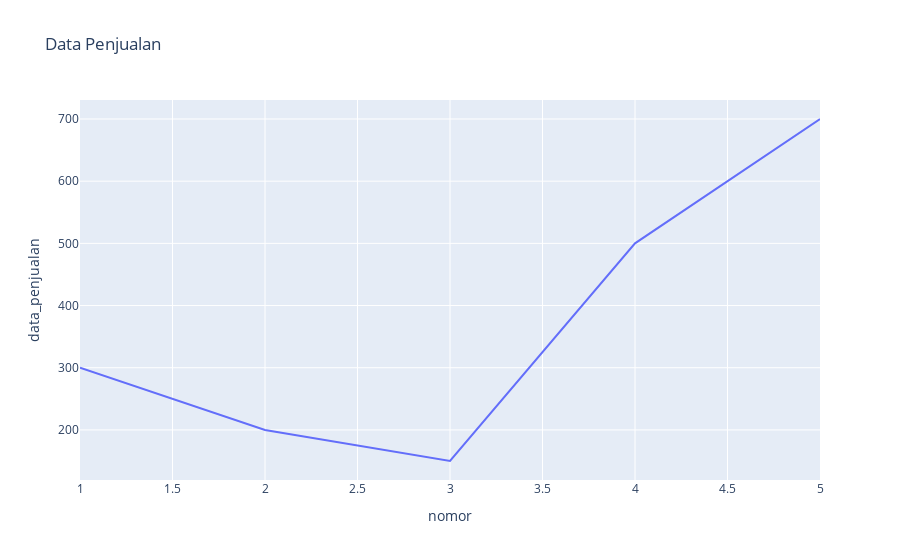

Notebook source saved alongside this figure:
### Code cell
# Membuat plot dengan dictionary
data = {"nomor": [1, 2, 3, 4, 5], "data_penjualan": [300, 200, 150, 500, 700]}
df = pd.DataFrame(data)

chart = px.line(df, x="nomor", y="data_penjualan", title="Data Penjualan")
chart.show()

### Figure 1 — Plotly figure (JSON) as saved in the notebook; plotly's stock layout.template omitted (floating-point values rounded to 4 significant figures)
{"data": [{"hovertemplate": "nomor=%{x}<br>data_penjualan=%{y}<extra></extra>", "legendgroup": "", "line": {"color": "#636efa", "dash": "solid"}, "marker": {"symbol": "circle"}, "mode": "lines", "name": "", "orientation": "v", "showlegend": false, "type": "scatter", "x": [1, 2, 3, 4, 5], "xaxis": "x", "y": [300, 200, 150, 500, 700], "yaxis": "y"}], "layout": {"autosize": true, "legend": {"tracegroupgap": 0}, "title": {"text": "Data Penjualan"}, "xaxis": {"anchor": "y", "autorange": true, "domain": [0, 1], "range": [1, 5], "title": {"text": "nomor"}, "type": "linear"}, "yaxis": {"anchor": "x", "autorange": true, "domain": [0, 1], "range": [119.4, 730.6], "title": {"text": "data_penjualan"}, "type": "linear"}}}
